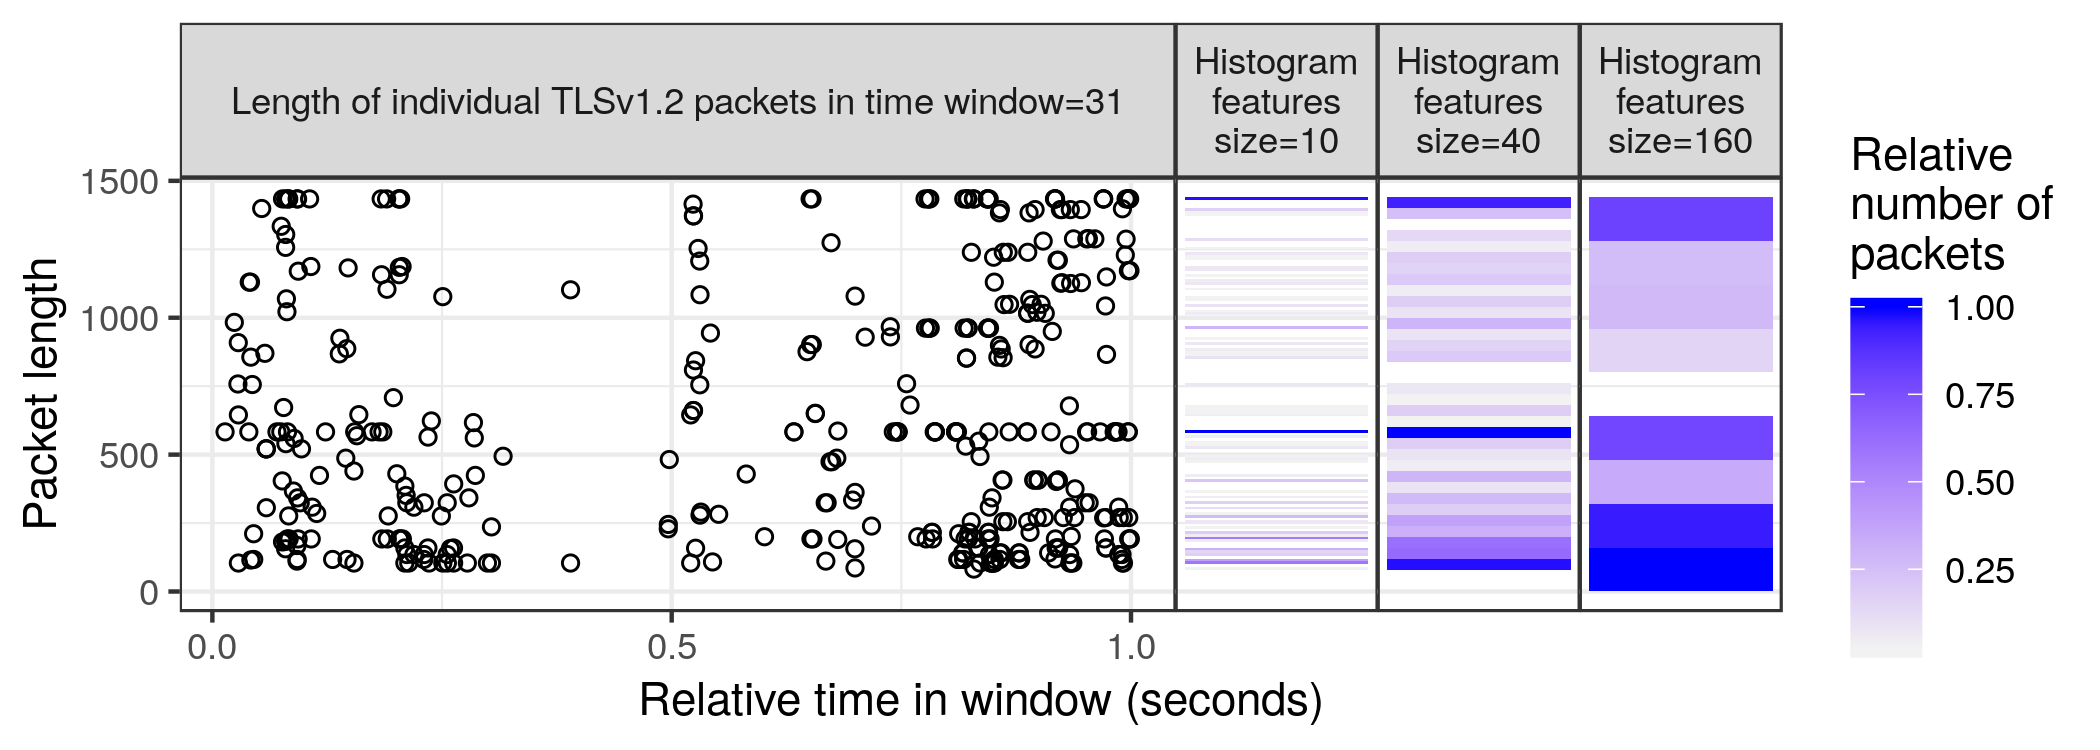

R code for this plot:
library("data.table")
activity.dt <- fread("example_network_activity_desktop.csv")
activity.dt[1]
activity.dt[2]
activity.dt[, user := ifelse(Time < 27.5, "Alice", "Bob")]
activity.dt[, floor.Time := floor(Time)]
packets.dt <- activity.dt[, list(
  packets=.N
), by=list(floor.Time)]
range(packets.dt$packets)
activity.dt[, box := paste(floor.Time, Protocol)]
activity.dt[, Protocol.fac := factor(Protocol)]
activity.dt[, Protocol.int := as.integer(Protocol.fac)]
packet.name <- "Packet protocol count features"
ffac <- function(x){
  factor(x, c("User", packet.name))
}
packets.Prot.dt <- activity.dt[, list(
  packets=.N,
  facet=ffac(packet.name)
), by=list(floor.Time, Protocol.int, Protocol, box)]
change.after <- 27
user.dt <- data.table(
  facet=ffac("User"), rbind(
    data.table(user="Alice", Time=0:change.after),
    data.table(user="Bob", Time=(change.after+1):41)))
change.dt <- data.table(change=change.after+0.5)
library(ggplot2)
set.seed(100)
box.dt <- packets.Prot.dt[floor.Time==31 & Protocol=="TLSv1.2"]
gg <- ggplot()+
  ggtitle("User labels and packet protocol count features over time")+
  ylab("")+
  scale_color_manual(values=c("purple", "deepskyblue"))+
  geom_tile(aes(
    floor.Time, Protocol, fill=log10(packets)),
    data=packets.Prot.dt[Protocol.int %% 2 == 0])+
  geom_text(aes(
    change, "PIMv2", label=" Change-point"),
    data=data.table(facet=ffac(packet.name), change.dt),
    hjust=0,
    color="grey50")+
  geom_vline(aes(
    xintercept=change),
    color="grey50",
    data=change.dt)+
  ## geom_tile(aes(
  ##   floor.Time, Protocol),
  ##   fill=NA,
  ##   size=1,
  ##   color="black",
  ##   data=box.dt)+
  geom_text(aes(
    Time, "Unobserved/Truth", color=user, label=substring(user, 1, 1)),
    data=user.dt)+
  geom_text(aes(
    Time, "Observed/Labels", color=user, label=substring(user, 1, 1)),
    data=user.dt[sample(1:.N, 8)])+
  guides(color="none")+
  scale_fill_gradient(low="grey95", high="red")+
  theme_bw()+
  xlab("Time window (seconds)")+
  theme(
    panel.grid=element_blank(),
    panel.margin=grid::unit(0, "lines"))+
  facet_grid(facet ~ ., scales="free", space="free")
png("figure-histogram-features-labels-heatmap.png", 7, 3, units="in", res=300)
print(gg)
dev.off()

length.facet <- "Length of individual TLSv1.2 packets in time window=31"
select.dt <- data.table(box.dt)
select.dt[, facet := NULL]
floor.vec <- c(10, 40, 160)
histfacet <- function(x){
  paste(
    "Histogram",
    "features",
    paste0("size=", x),
    sep="\n")
}
ffac <- function(x){
  factor(x, c(length.facet, histfacet(floor.vec)))
}
rect.dt.list <- list()
for(floor.factor in floor.vec){
  activity.dt[, floor.Length := floor(Length/floor.factor)]
  packets.Length.hist.dt <- activity.dt[select.dt, on=list(
    Protocol, floor.Time)][, list(
      packets=.N
    ), by=list(floor.Length)]
  packets.Length.hist.dt[, norm.packets := (packets-min(packets))/(max(packets)-min(packets))]
  packets.Length.hist.dt[, min.Length := floor.Length*floor.factor]
  packets.Length.hist.dt[, max.Length := (floor.Length+1)*floor.factor]
  rect.dt.list[[paste(floor.factor)]] <- data.table(
    facet=ffac(histfacet(floor.factor)),
    packets.Length.hist.dt)
}
rect.dt <- do.call(rbind, rect.dt.list)[norm.packets>0]
point.dt <- data.table(
  facet=ffac(length.facet),
  activity.dt[select.dt, on=list(Protocol, floor.Time)])
gg <- ggplot()+
  ##ggtitle("Packet length histogram features")+
  theme_bw()+
  facet_grid(. ~ facet, scales="free", space="free")+
  theme(panel.margin=grid::unit(0, "lines"))+
  scale_x_continuous(
    "Relative time in window (seconds)",
    breaks=seq(0, 1, by=0.5)
  )+
  ylab("Packet length")+
  scale_fill_gradient("Relative
number of
packets", low="grey95", high="blue")+
  geom_rect(aes(
    xmin=2, xmax=2.2,
    ymin=min.Length, ymax=max.Length,
    fill=norm.packets),
    color=NA,
    data=rect.dt)+
  geom_point(aes(
    Time-floor.Time, Length),
    data=point.dt,
    fill=NA,
    shape=1,
    color="black")
png("figure-histogram-features-labels.png", 7, 2.5, units="in", res=300)
print(gg)
dev.off()
